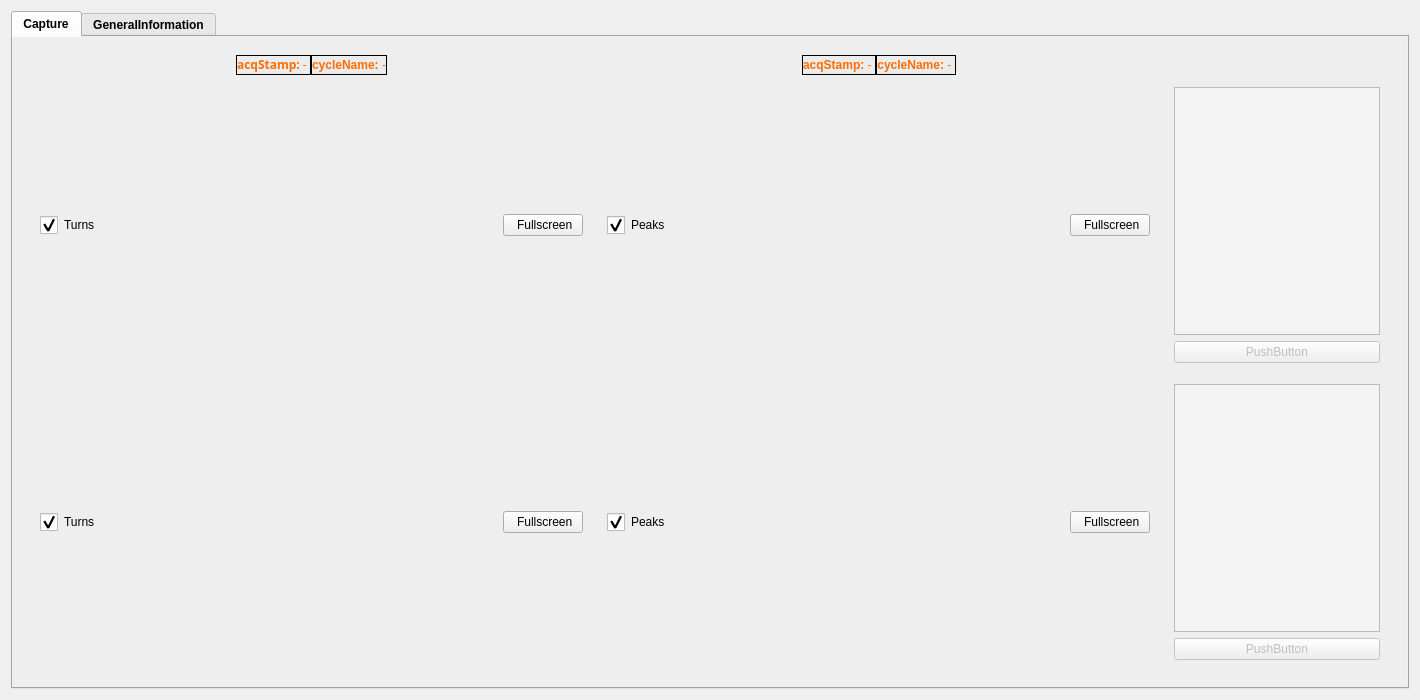
<?xml version="1.0" encoding="UTF-8"?>
<ui version="4.0">
 <class>Form</class>
 <widget class="QWidget" name="Form">
  <property name="geometry">
   <rect>
    <x>0</x>
    <y>0</y>
    <width>1420</width>
    <height>700</height>
   </rect>
  </property>
  <property name="sizePolicy">
   <sizepolicy hsizetype="Preferred" vsizetype="Preferred">
    <horstretch>0</horstretch>
    <verstretch>0</verstretch>
   </sizepolicy>
  </property>
  <property name="minimumSize">
   <size>
    <width>0</width>
    <height>0</height>
   </size>
  </property>
  <property name="windowTitle">
   <string>Form</string>
  </property>
  <property name="windowIcon">
   <iconset>
    <normaloff>../icons/icon_logo_b_2.png</normaloff>../icons/icon_logo_b_2.png</iconset>
  </property>
  <property name="styleSheet">
   <string notr="true"/>
  </property>
  <layout class="QVBoxLayout" name="verticalLayout" stretch="0,0">
   <item>
    <layout class="QHBoxLayout" name="horizontalLayout_Form">
     <item>
      <widget class="QTabWidget" name="tabWidget">
       <property name="styleSheet">
        <string notr="true">QTabWidget::tab-bar {
	alignment: center;
}

QTabWidget{
	background-color: rgb(227, 227, 227);
	font-weight: bold;
}

QFrame.CLabel[type=&quot;1&quot;]{
	border: 1px solid black;
}

QFrame.CLabel[type=&quot;2&quot;]{
}

QFrame.QLabel{
	border: 1px solid black;
	background-color: rgb(236, 236, 236);
}

CCommandButton{
	background-color: rgb(255, 255, 255);
	border: 1px solid black;
}

CCommandButton:hover{
	background-color: rgb(230, 230, 230);
}

CCommandButton:pressed{
	background-color: rgb(200, 200, 200);
}</string>
       </property>
       <property name="currentIndex">
        <number>0</number>
       </property>
       <property name="tabBarAutoHide">
        <bool>false</bool>
       </property>
       <widget class="QWidget" name="CaptureTab">
        <property name="styleSheet">
         <string notr="true"/>
        </property>
        <attribute name="title">
         <string>Capture</string>
        </attribute>
        <layout class="QVBoxLayout" name="verticalLayout_4">
         <item>
          <widget class="CContextFrame" name="CContextFrame_CaptureTab">
           <property name="frameShape">
            <enum>QFrame::NoFrame</enum>
           </property>
           <property name="inheritSelector" stdset="0">
            <bool>true</bool>
           </property>
           <property name="inheritDataFilters" stdset="0">
            <bool>true</bool>
           </property>
           <property name="selector" stdset="0">
            <string notr="true"/>
           </property>
           <layout class="QGridLayout" name="gridLayout" rowstretch="0,0,0" columnstretch="100,100,40">
            <property name="verticalSpacing">
             <number>3</number>
            </property>
            <item row="1" column="0">
             <widget class="CContextFrame" name="CContextFrame_CaptureTab_rawBuf0">
              <property name="styleSheet">
               <string notr="true"/>
              </property>
              <layout class="QVBoxLayout" name="verticalLayout_CContextFrame_CaptureTab_rawBuf0">
               <item>
                <layout class="QHBoxLayout" name="horizontalLayout_CaptureTab_rawBuf0">
                 <item>
                  <widget class="QCheckBox" name="checkBox_turns_0">
                   <property name="styleSheet">
                    <string notr="true">QCheckBox::indicator {
    width: 18px; height: 18px;
}

QCheckBox::indicator:checked {
    image: url(icons/checkbox_true_yellow_2.png);
}

QCheckBox::indicator:unchecked {
    image: url(icons/checkbox_false_2.png);
}

QCheckBox::indicator:checked:pressed {
    image: url(icons/checkbox_true_pressed_2.png);
}

QCheckBox::indicator:unchecked:pressed {
    image: url(icons/checkbox_false_pressed_2.png);
}

QCheckBox::indicator:checked:disabled {
    image: url(icons/checkbox_true_disabled_2.png);
}

QCheckBox::indicator:unchecked:disabled {
    image: url(icons/checkbox_false_disabled_2.png);
}</string>
                   </property>
                   <property name="text">
                    <string>Turns</string>
                   </property>
                   <property name="checked">
                    <bool>true</bool>
                   </property>
                  </widget>
                 </item>
                 <item>
                  <spacer name="horizontalSpacer_rawBuf0">
                   <property name="orientation">
                    <enum>Qt::Horizontal</enum>
                   </property>
                   <property name="sizeHint" stdset="0">
                    <size>
                     <width>40</width>
                     <height>20</height>
                    </size>
                   </property>
                  </spacer>
                 </item>
                 <item>
                  <widget class="CRelatedDisplayButton" name="CRelatedDisplayButton_rawBuf0">
                   <property name="styleSheet">
                    <string notr="true"/>
                   </property>
                   <property name="text">
                    <string> Fullscreen</string>
                   </property>
                   <property name="filenames" stdset="0">
                    <stringlist>
                     <string>fullscreen_rawbuf0.py</string>
                    </stringlist>
                   </property>
                   <property name="titles" stdset="0">
                    <stringlist>
                     <string>rawBuf0 (Fullscreen)</string>
                    </stringlist>
                   </property>
                   <property name="macros" stdset="0">
                    <stringlist/>
                   </property>
                   <property name="openInNewWindow" stdset="0">
                    <bool>true</bool>
                   </property>
                  </widget>
                 </item>
                </layout>
               </item>
              </layout>
             </widget>
            </item>
            <item row="1" column="2">
             <widget class="CContextFrame" name="CContextFrame_CaptureTab_Overtones_FFT0">
              <property name="styleSheet">
               <string notr="true"/>
              </property>
              <layout class="QVBoxLayout" name="verticalLayout_9">
               <item>
                <widget class="QTableView" name="tableView_overtones_0">
                 <property name="styleSheet">
                  <string notr="true">QTableView{
	background-color: rgb(243, 243, 243);
}</string>
                 </property>
                 <property name="frameShadow">
                  <enum>QFrame::Plain</enum>
                 </property>
                 <property name="alternatingRowColors">
                  <bool>true</bool>
                 </property>
                 <property name="selectionMode">
                  <enum>QAbstractItemView::NoSelection</enum>
                 </property>
                 <attribute name="horizontalHeaderMinimumSectionSize">
                  <number>50</number>
                 </attribute>
                 <attribute name="horizontalHeaderHighlightSections">
                  <bool>false</bool>
                 </attribute>
                 <attribute name="horizontalHeaderStretchLastSection">
                  <bool>true</bool>
                 </attribute>
                 <attribute name="verticalHeaderVisible">
                  <bool>false</bool>
                 </attribute>
                 <attribute name="verticalHeaderMinimumSectionSize">
                  <number>25</number>
                 </attribute>
                 <attribute name="verticalHeaderDefaultSectionSize">
                  <number>50</number>
                 </attribute>
                 <attribute name="verticalHeaderHighlightSections">
                  <bool>false</bool>
                 </attribute>
                </widget>
               </item>
               <item>
                <widget class="QPushButton" name="pushButton_invisible_0">
                 <property name="enabled">
                  <bool>false</bool>
                 </property>
                 <property name="styleSheet">
                  <string notr="true"/>
                 </property>
                 <property name="text">
                  <string>PushButton</string>
                 </property>
                </widget>
               </item>
              </layout>
             </widget>
            </item>
            <item row="2" column="1">
             <widget class="CContextFrame" name="CContextFrame_CaptureTab_rawBuf1_FFT">
              <property name="inheritSelector" stdset="0">
               <bool>false</bool>
              </property>
              <layout class="QVBoxLayout" name="verticalLayout_CContextFrame_CaptureTab_rawBuf1_FFT">
               <item>
                <layout class="QHBoxLayout" name="horizontalLayout_CaptureTab_rawBuf1_FFT">
                 <item>
                  <widget class="QCheckBox" name="checkBox_peaks_1">
                   <property name="styleSheet">
                    <string notr="true">QCheckBox::indicator {
    width: 18px; height: 18px;
}

QCheckBox::indicator:checked {
    image: url(icons/checkbox_true_yellow_2.png);
}

QCheckBox::indicator:unchecked {
    image: url(icons/checkbox_false_2.png);
}

QCheckBox::indicator:checked:pressed {
    image: url(icons/checkbox_true_pressed_2.png);
}

QCheckBox::indicator:unchecked:pressed {
    image: url(icons/checkbox_false_pressed_2.png);
}

QCheckBox::indicator:checked:disabled {
    image: url(icons/checkbox_true_disabled_2.png);
}

QCheckBox::indicator:unchecked:disabled {
    image: url(icons/checkbox_false_disabled_2.png);
}</string>
                   </property>
                   <property name="text">
                    <string>Peaks</string>
                   </property>
                   <property name="checked">
                    <bool>true</bool>
                   </property>
                  </widget>
                 </item>
                 <item>
                  <spacer name="horizontalSpacer_rawBuf1_FFT">
                   <property name="orientation">
                    <enum>Qt::Horizontal</enum>
                   </property>
                   <property name="sizeHint" stdset="0">
                    <size>
                     <width>40</width>
                     <height>20</height>
                    </size>
                   </property>
                  </spacer>
                 </item>
                 <item>
                  <widget class="CRelatedDisplayButton" name="CRelatedDisplayButton_rawBuf1_FFT">
                   <property name="text">
                    <string> Fullscreen</string>
                   </property>
                   <property name="filenames" stdset="0">
                    <stringlist>
                     <string>fullscreen_rawbuf1_fft.py</string>
                    </stringlist>
                   </property>
                   <property name="titles" stdset="0">
                    <stringlist>
                     <string>rawBuf1_FFT (Fullscreen)</string>
                    </stringlist>
                   </property>
                   <property name="openInNewWindow" stdset="0">
                    <bool>true</bool>
                   </property>
                  </widget>
                 </item>
                </layout>
               </item>
              </layout>
             </widget>
            </item>
            <item row="0" column="1">
             <widget class="CContextFrame" name="CContextFrame_acqStamp_Capture_1">
              <property name="inheritSelector" stdset="0">
               <bool>true</bool>
              </property>
              <layout class="QHBoxLayout" name="horizontalLayout_2">
               <property name="spacing">
                <number>0</number>
               </property>
               <property name="leftMargin">
                <number>0</number>
               </property>
               <property name="topMargin">
                <number>0</number>
               </property>
               <property name="rightMargin">
                <number>0</number>
               </property>
               <property name="bottomMargin">
                <number>0</number>
               </property>
               <item>
                <spacer name="horizontalSpacer_stamps_1_1">
                 <property name="orientation">
                  <enum>Qt::Horizontal</enum>
                 </property>
                 <property name="sizeHint" stdset="0">
                  <size>
                   <width>40</width>
                   <height>20</height>
                  </size>
                 </property>
                </spacer>
               </item>
               <item>
                <widget class="CLabel" name="CLabel_acqStamp_Capture_1">
                 <property name="text">
                  <string>&lt;font color=#FF6C00&gt;&lt;b&gt;acqStamp:&lt;/b&gt; -  &lt;/color&gt;</string>
                 </property>
                 <property name="textFormat">
                  <enum>Qt::RichText</enum>
                 </property>
                 <property name="alignment">
                  <set>Qt::AlignCenter</set>
                 </property>
                </widget>
               </item>
               <item>
                <widget class="CLabel" name="CLabel_cycleName_Capture_1">
                 <property name="text">
                  <string>&lt;font color=#FF6C00&gt;&lt;b&gt;cycleName:&lt;/b&gt; -&lt;/color&gt;
</string>
                 </property>
                 <property name="textFormat">
                  <enum>Qt::RichText</enum>
                 </property>
                 <property name="alignment">
                  <set>Qt::AlignCenter</set>
                 </property>
                </widget>
               </item>
               <item>
                <spacer name="horizontalSpacer_stamps_1_2">
                 <property name="orientation">
                  <enum>Qt::Horizontal</enum>
                 </property>
                 <property name="sizeHint" stdset="0">
                  <size>
                   <width>40</width>
                   <height>20</height>
                  </size>
                 </property>
                </spacer>
               </item>
              </layout>
             </widget>
            </item>
            <item row="2" column="0">
             <widget class="CContextFrame" name="CContextFrame_CaptureTab_rawBuf1">
              <property name="styleSheet">
               <string notr="true"/>
              </property>
              <layout class="QVBoxLayout" name="verticalLayout_CContextFrame_CaptureTab_rawBuf1">
               <item>
                <layout class="QHBoxLayout" name="horizontalLayout_CaptureTab_rawBuf1">
                 <item>
                  <widget class="QCheckBox" name="checkBox_turns_1">
                   <property name="styleSheet">
                    <string notr="true">QCheckBox::indicator {
    width: 18px; height: 18px;
}

QCheckBox::indicator:checked {
    image: url(icons/checkbox_true_yellow_2.png);
}

QCheckBox::indicator:unchecked {
    image: url(icons/checkbox_false_2.png);
}

QCheckBox::indicator:checked:pressed {
    image: url(icons/checkbox_true_pressed_2.png);
}

QCheckBox::indicator:unchecked:pressed {
    image: url(icons/checkbox_false_pressed_2.png);
}

QCheckBox::indicator:checked:disabled {
    image: url(icons/checkbox_true_disabled_2.png);
}

QCheckBox::indicator:unchecked:disabled {
    image: url(icons/checkbox_false_disabled_2.png);
}</string>
                   </property>
                   <property name="text">
                    <string>Turns</string>
                   </property>
                   <property name="checked">
                    <bool>true</bool>
                   </property>
                  </widget>
                 </item>
                 <item>
                  <spacer name="horizontalSpacer_rawBuf1">
                   <property name="orientation">
                    <enum>Qt::Horizontal</enum>
                   </property>
                   <property name="sizeHint" stdset="0">
                    <size>
                     <width>40</width>
                     <height>20</height>
                    </size>
                   </property>
                  </spacer>
                 </item>
                 <item>
                  <widget class="CRelatedDisplayButton" name="CRelatedDisplayButton_rawBuf1">
                   <property name="text">
                    <string> Fullscreen</string>
                   </property>
                   <property name="filenames" stdset="0">
                    <stringlist>
                     <string>fullscreen_rawbuf1.py</string>
                    </stringlist>
                   </property>
                   <property name="titles" stdset="0">
                    <stringlist>
                     <string>rawBuf1 (Fullscreen)</string>
                    </stringlist>
                   </property>
                   <property name="openInNewWindow" stdset="0">
                    <bool>true</bool>
                   </property>
                  </widget>
                 </item>
                </layout>
               </item>
              </layout>
             </widget>
            </item>
            <item row="0" column="0">
             <widget class="CContextFrame" name="CContextFrame_acqStamp_Capture_0">
              <layout class="QHBoxLayout" name="horizontalLayout">
               <property name="spacing">
                <number>0</number>
               </property>
               <property name="leftMargin">
                <number>0</number>
               </property>
               <property name="topMargin">
                <number>0</number>
               </property>
               <property name="rightMargin">
                <number>0</number>
               </property>
               <property name="bottomMargin">
                <number>0</number>
               </property>
               <item>
                <spacer name="horizontalSpacer_stamps_0_1">
                 <property name="orientation">
                  <enum>Qt::Horizontal</enum>
                 </property>
                 <property name="sizeHint" stdset="0">
                  <size>
                   <width>40</width>
                   <height>20</height>
                  </size>
                 </property>
                </spacer>
               </item>
               <item>
                <widget class="CLabel" name="CLabel_acqStamp_Capture_0">
                 <property name="font">
                  <font>
                   <family>Sans Serif</family>
                  </font>
                 </property>
                 <property name="text">
                  <string>&lt;font color=#FF6C00&gt;&lt;b&gt;acqStamp:&lt;/b&gt; -  &lt;/color&gt;</string>
                 </property>
                 <property name="textFormat">
                  <enum>Qt::RichText</enum>
                 </property>
                 <property name="alignment">
                  <set>Qt::AlignCenter</set>
                 </property>
                </widget>
               </item>
               <item>
                <widget class="CLabel" name="CLabel_cycleName_Capture_0">
                 <property name="text">
                  <string>&lt;font color=#FF6C00&gt;&lt;b&gt;cycleName:&lt;/b&gt; -&lt;/color&gt;</string>
                 </property>
                 <property name="textFormat">
                  <enum>Qt::RichText</enum>
                 </property>
                 <property name="alignment">
                  <set>Qt::AlignCenter</set>
                 </property>
                </widget>
               </item>
               <item>
                <spacer name="horizontalSpacer_stamps_0_2">
                 <property name="orientation">
                  <enum>Qt::Horizontal</enum>
                 </property>
                 <property name="sizeHint" stdset="0">
                  <size>
                   <width>40</width>
                   <height>20</height>
                  </size>
                 </property>
                </spacer>
               </item>
              </layout>
             </widget>
            </item>
            <item row="2" column="2">
             <widget class="CContextFrame" name="CContextFrame_CaptureTab_Overtones_FFT1">
              <layout class="QVBoxLayout" name="verticalLayout_10">
               <item>
                <widget class="QTableView" name="tableView_overtones_1">
                 <property name="styleSheet">
                  <string notr="true">QTableView{
	background-color: rgb(243, 243, 243);
}</string>
                 </property>
                 <property name="frameShadow">
                  <enum>QFrame::Plain</enum>
                 </property>
                 <property name="alternatingRowColors">
                  <bool>true</bool>
                 </property>
                 <property name="selectionMode">
                  <enum>QAbstractItemView::NoSelection</enum>
                 </property>
                 <attribute name="horizontalHeaderMinimumSectionSize">
                  <number>50</number>
                 </attribute>
                 <attribute name="horizontalHeaderHighlightSections">
                  <bool>false</bool>
                 </attribute>
                 <attribute name="horizontalHeaderStretchLastSection">
                  <bool>true</bool>
                 </attribute>
                 <attribute name="verticalHeaderVisible">
                  <bool>false</bool>
                 </attribute>
                 <attribute name="verticalHeaderMinimumSectionSize">
                  <number>25</number>
                 </attribute>
                 <attribute name="verticalHeaderDefaultSectionSize">
                  <number>50</number>
                 </attribute>
                 <attribute name="verticalHeaderHighlightSections">
                  <bool>false</bool>
                 </attribute>
                </widget>
               </item>
               <item>
                <widget class="QPushButton" name="pushButton_invisible_1">
                 <property name="enabled">
                  <bool>false</bool>
                 </property>
                 <property name="text">
                  <string>PushButton</string>
                 </property>
                </widget>
               </item>
              </layout>
             </widget>
            </item>
            <item row="1" column="1">
             <widget class="CContextFrame" name="CContextFrame_CaptureTab_rawBuf0_FFT">
              <property name="inheritSelector" stdset="0">
               <bool>false</bool>
              </property>
              <layout class="QVBoxLayout" name="verticalLayout_CContextFrame_CaptureTab_rawBuf0_FFT">
               <item>
                <layout class="QHBoxLayout" name="horizontalLayout_CaptureTab_rawBuf0_FFT">
                 <item>
                  <widget class="QCheckBox" name="checkBox_peaks_0">
                   <property name="styleSheet">
                    <string notr="true">QCheckBox::indicator {
    width: 18px; height: 18px;
}

QCheckBox::indicator:checked {
    image: url(icons/checkbox_true_yellow_2.png);
}

QCheckBox::indicator:unchecked {
    image: url(icons/checkbox_false_2.png);
}

QCheckBox::indicator:checked:pressed {
    image: url(icons/checkbox_true_pressed_2.png);
}

QCheckBox::indicator:unchecked:pressed {
    image: url(icons/checkbox_false_pressed_2.png);
}

QCheckBox::indicator:checked:disabled {
    image: url(icons/checkbox_true_disabled_2.png);
}

QCheckBox::indicator:unchecked:disabled {
    image: url(icons/checkbox_false_disabled_2.png);
}</string>
                   </property>
                   <property name="text">
                    <string>Peaks</string>
                   </property>
                   <property name="checked">
                    <bool>true</bool>
                   </property>
                  </widget>
                 </item>
                 <item>
                  <spacer name="horizontalSpacer_rawBuf0_FFT">
                   <property name="orientation">
                    <enum>Qt::Horizontal</enum>
                   </property>
                   <property name="sizeHint" stdset="0">
                    <size>
                     <width>40</width>
                     <height>20</height>
                    </size>
                   </property>
                  </spacer>
                 </item>
                 <item>
                  <widget class="CRelatedDisplayButton" name="CRelatedDisplayButton_rawBuf0_FFT">
                   <property name="text">
                    <string> Fullscreen</string>
                   </property>
                   <property name="filenames" stdset="0">
                    <stringlist>
                     <string>fullscreen_rawbuf0_fft.py</string>
                    </stringlist>
                   </property>
                   <property name="titles" stdset="0">
                    <stringlist>
                     <string>rawBuf0_FFT (Fullscreen)</string>
                    </stringlist>
                   </property>
                   <property name="openInNewWindow" stdset="0">
                    <bool>true</bool>
                   </property>
                  </widget>
                 </item>
                </layout>
               </item>
              </layout>
             </widget>
            </item>
           </layout>
          </widget>
         </item>
        </layout>
       </widget>
       <widget class="QWidget" name="GeneralInformationTab">
        <attribute name="title">
         <string>GeneralInformation</string>
        </attribute>
        <layout class="QVBoxLayout" name="verticalLayout_3">
         <item>
          <widget class="CContextFrame" name="CContextFrame_GeneralInformationTab">
           <property name="enabled">
            <bool>true</bool>
           </property>
           <property name="inheritSelector" stdset="0">
            <bool>false</bool>
           </property>
           <property name="inheritDataFilters" stdset="0">
            <bool>true</bool>
           </property>
           <property name="selector" stdset="0">
            <string notr="true"/>
           </property>
           <layout class="QVBoxLayout" name="verticalLayout_context_general_information">
            <property name="spacing">
             <number>10</number>
            </property>
            <property name="leftMargin">
             <number>400</number>
            </property>
            <property name="topMargin">
             <number>50</number>
            </property>
            <property name="rightMargin">
             <number>400</number>
            </property>
            <property name="bottomMargin">
             <number>50</number>
            </property>
            <item>
             <widget class="QTableView" name="tableView_general_information">
              <property name="styleSheet">
               <string notr="true">QTableView{
	background-color: rgb(243, 243, 243);
}</string>
              </property>
              <property name="frameShadow">
               <enum>QFrame::Plain</enum>
              </property>
              <property name="alternatingRowColors">
               <bool>true</bool>
              </property>
              <property name="selectionMode">
               <enum>QAbstractItemView::NoSelection</enum>
              </property>
              <attribute name="horizontalHeaderMinimumSectionSize">
               <number>50</number>
              </attribute>
              <attribute name="horizontalHeaderHighlightSections">
               <bool>false</bool>
              </attribute>
              <attribute name="horizontalHeaderStretchLastSection">
               <bool>true</bool>
              </attribute>
              <attribute name="verticalHeaderVisible">
               <bool>false</bool>
              </attribute>
              <attribute name="verticalHeaderMinimumSectionSize">
               <number>25</number>
              </attribute>
              <attribute name="verticalHeaderDefaultSectionSize">
               <number>50</number>
              </attribute>
              <attribute name="verticalHeaderHighlightSections">
               <bool>false</bool>
              </attribute>
             </widget>
            </item>
           </layout>
          </widget>
         </item>
        </layout>
       </widget>
      </widget>
     </item>
    </layout>
   </item>
   <item>
    <layout class="QHBoxLayout" name="horizontalLayout_CValueAggregators">
     <property name="spacing">
      <number>0</number>
     </property>
     <property name="sizeConstraint">
      <enum>QLayout::SetNoConstraint</enum>
     </property>
    </layout>
   </item>
  </layout>
 </widget>
 <customwidgets>
  <customwidget>
   <class>PyDMLabel</class>
   <extends>QLabel</extends>
   <header>pydm.widgets.label</header>
  </customwidget>
  <customwidget>
   <class>PyDMRelatedDisplayButton</class>
   <extends>QPushButton</extends>
   <header>pydm.widgets.related_display_button</header>
  </customwidget>
  <customwidget>
   <class>CRelatedDisplayButton</class>
   <extends>PyDMRelatedDisplayButton</extends>
   <header>comrad.widgets.buttons</header>
  </customwidget>
  <customwidget>
   <class>CContextFrame</class>
   <extends>QFrame</extends>
   <header>comrad.widgets.containers</header>
   <container>1</container>
  </customwidget>
  <customwidget>
   <class>CLabel</class>
   <extends>PyDMLabel</extends>
   <header>comrad.widgets.indicators</header>
  </customwidget>
 </customwidgets>
 <resources/>
 <connections/>
</ui>
